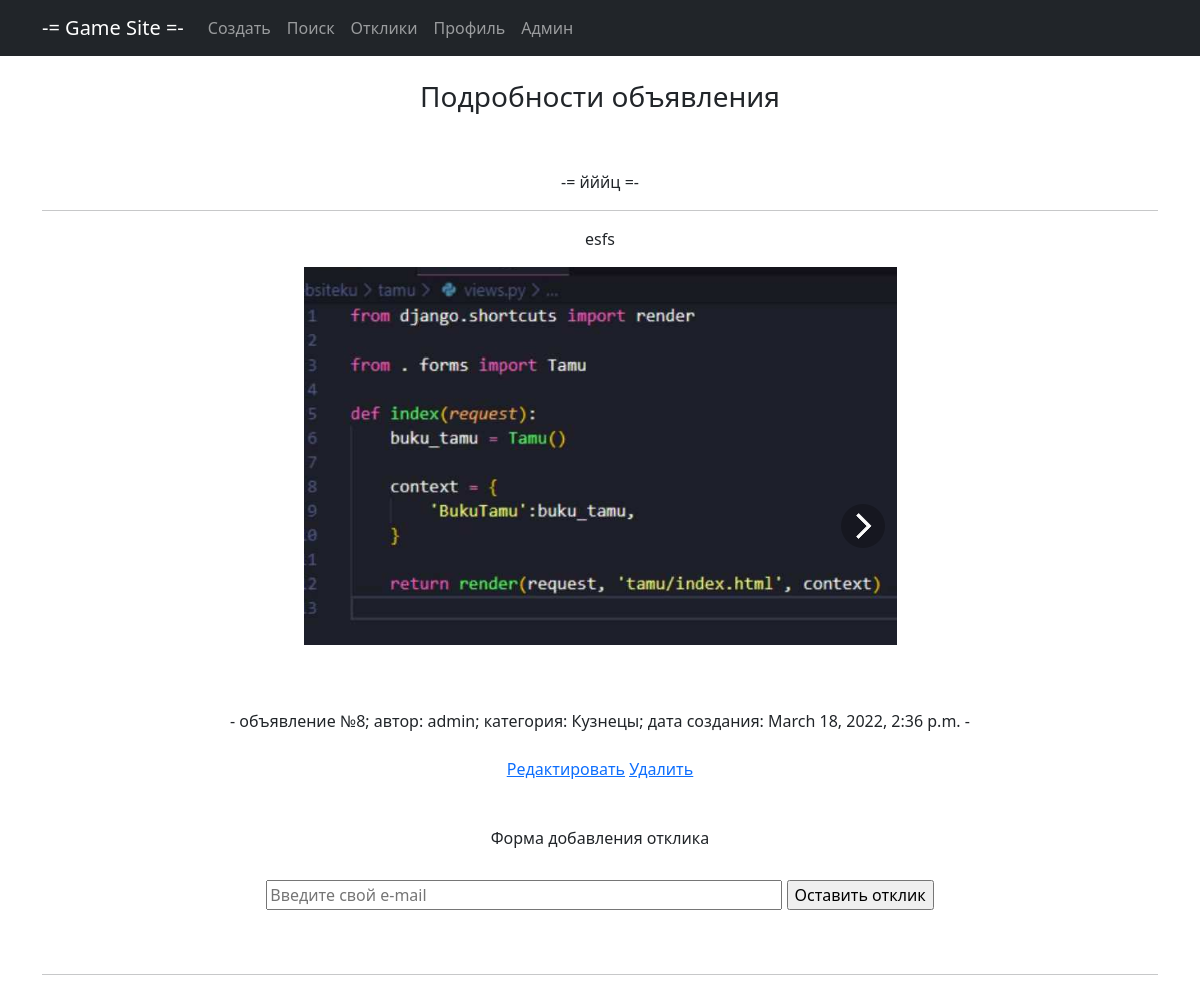
/detail/8/, run on an earlier commit of the app's database.
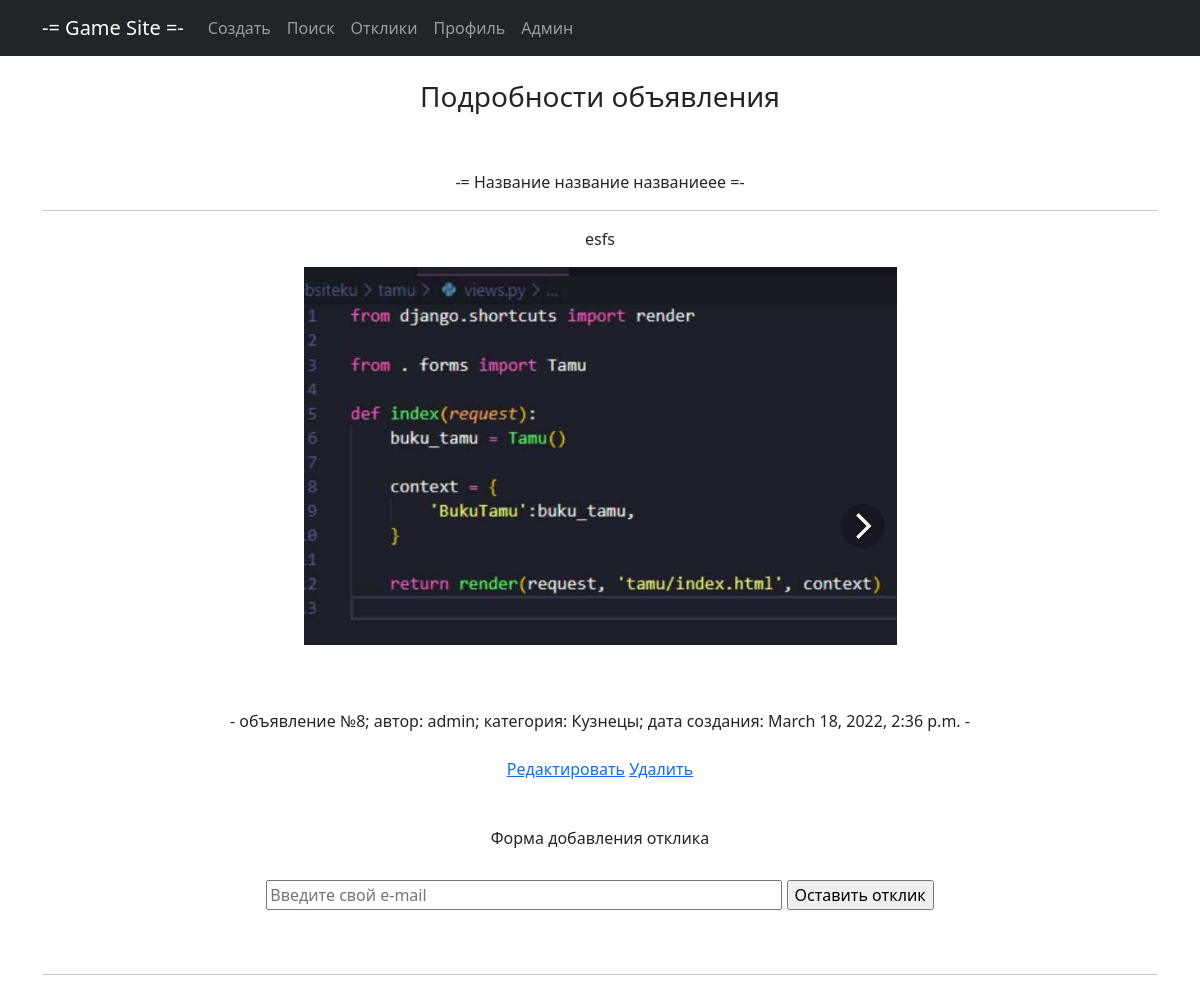
And on a later commit of the database.
### main/models.py (models this page shows, shortened)
class Note(models.Model):
    title = models.CharField(max_length=128, verbose_name='Название')
    content = RichTextUploadingField(verbose_name='Контент')
    dateCreation = models.DateTimeField(auto_now_add=True, verbose_name='Дата создания')
    user = models.ForeignKey(User, blank=True, null=True, on_delete=models.CASCADE, verbose_name='Пользователь')
    category = models.ForeignKey(Category, on_delete=models.CASCADE, verbose_name='Категория')

class Category(models.Model):
    name = models.CharField(max_length=64, unique=True, verbose_name='Название')
    def __str__(self):
        return f'{self.name}'

### main/views.py (the view, shortened to what this page needs)
# urls.py: path('detail/<int:pk>/', NoteDetail.as_view(), name='detail'),
class NoteDetail(DetailView):
    template_name = 'note_detail.html'
    queryset = Note.objects.all()
    form = ResponseForm
    extra_context = {'form': ResponseForm}

### templates/note_detail.html (shortened to what this page needs)
{% extends 'static/default.html' %}
{% block content %}<br>
<h3>Подробности объявления</h3><br><br>
-= {{ note.title }} =-<br>
<hr>
{{ note.content | safe }}<br><br>
- объявление №{{ note.pk }}; автор: {{ note.user }}; категория: {{ note.category }}; дата создания: {{ note.dateCreation }} -<br><br>
<a href="{% url 'edit' note.id %}"><u>Редактировать</u></a>
<a href="{% url 'delete' note.id %}"><u>Удалить</u></a><br><br><br>
<h6>Форма добавления отклика</h6><br>
<form method="POST">
    {{ form.content }}
    <input type="submit" value="Оставить отклик">
</form><br><br>
<hr>
{% endblock content %}

### templates/static/default.html (shortened to what this page needs)
<!DOCTYPE html>
<html lang="en">
{% load static %}
<head>
    <link href="{% static 'styles.css' %}" rel="stylesheet"/>
</head>
<body>
<nav class="navbar navbar-expand-lg navbar-dark bg-dark static-top">
    <div class="container">
        <a class="navbar-brand" href="{% url 'main' %}">-= Game Site =-</a>
        <div class="collapse navbar-collapse" id="navbarResponsive">
            <ul class="navbar-nav ml-auto">
                <li class="nav-item">
                    <a class="nav-link" href="{% url 'create' %}">Создать</a>
                </li>
                <li class="nav-item">
                    <a class="nav-link" href="{% url 'search' %}">Поиск</a>
                </li>
                <li class="nav-item">
                    <a class="nav-link" href="{% url 'response' %}">Отклики</a>
                </li>
                <li class="nav-item">
                    <a class="nav-link" href="{% url 'profile' %}">Профиль</a>
                </li>
                <li class="nav-item">
                    <a class="nav-link" href="http://127.0.0.1:8000/admin">Админ</a>
                </li>
            </ul>
        </div>
    </div>
</nav>
<div class="container">
    <div class="row">
        <div class="col-lg-12 text-center">
            {% block content %} {{ flatpage.content }} {% endblock content %}
        </div>
    </div>
</div>
</body>
</html>

What changed in the data, as far as the page shows it:
changed Note "esfs": title "йййц" → "Название название названиеее"
